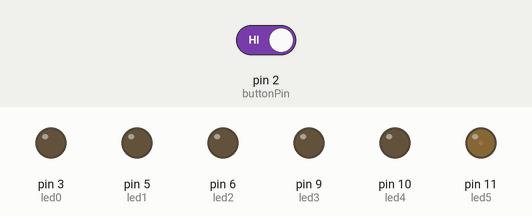
Recording of a sketch running on a simulated Arduino Uno, built with avr-gcc and run on an emulated ATmega328P. On the bench: output pins drawn as LEDs (lit = HIGH). Inputs (shaded band) come from the test bench; at power-on: pin 2 (buttonPin) HIGH.

Above: at 11.8 s.
11.9 s: pin 2 (buttonPin) driven LOW
At 12.4 s:
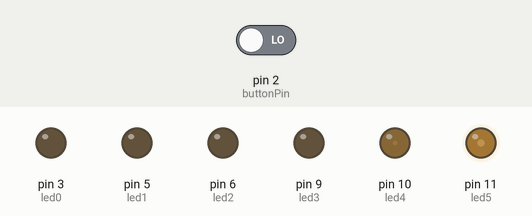
20.0 s: pin 2 (buttonPin) driven HIGH
At 20.4 s:
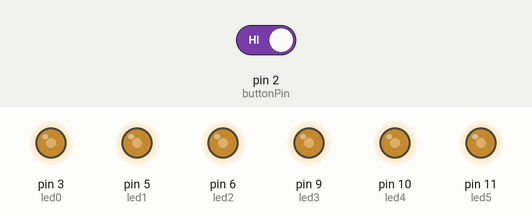
Timing chart, 0 to 32.1 s (numbered marks = the images above; inputs shaded):
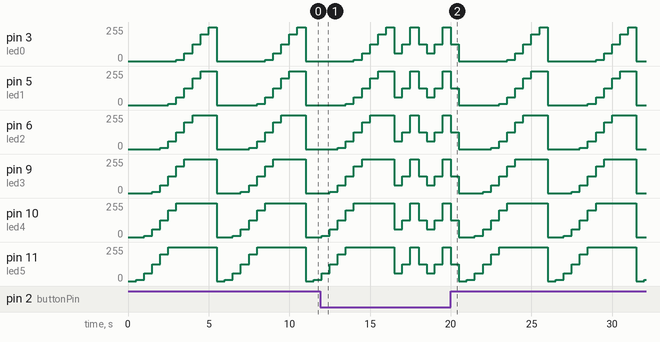

The sketch:

prog03.ino
```cpp
/**********************************************************************************
**                                                                               **
**                              Fade LEDs                                        **
**                                                                               **
**                                                                               **
**********************************************************************************/
//********** Includes *************************************************************


//********** Variables ************************************************************
const int led0 = 3;          // donar nom al pin 3 de l’Arduino
const int led1 = 5;          // donar nom al pin 5 de l’Arduino
const int led2 = 6;          // donar nom al pin 6 de l’Arduino
const int led3 = 9;          // donar nom al pin 9 de l’Arduino
const int led4 = 10;         // donar nom al pin 10 de l’Arduino
const int led5 = 11;         // donar nom al pin 11 de l’Arduino
int velocitat = 500;         // velocitat de l'acció en ms
const int buttonPin = 2;
int buttonState = 0;
//********** Setup ****************************************************************
void setup()
{
 pinMode(led0, OUTPUT);     // definir el pin 3 com una sortida
  pinMode(led1, OUTPUT);     // definir el pin 5 com una sortida
  pinMode(led2, OUTPUT);     // definir el pin 6 com una sortida
  pinMode(led3, OUTPUT);     // definir el pin 9 com una sortida
  pinMode(led4, OUTPUT);     // definir el pin 10 com una sortida
  pinMode(led5, OUTPUT);     // definir el pin 11 com una sortida
  pinMode(buttonPin, INPUT);
}


//********** Loop *****************************************************************
void loop()
{
  if (digitalRead(buttonPin) == 0)
  {
    analogWrite(led0, 60);     // posar PWM del pin 3 a 60
  analogWrite(led1, 60);     // posar PWM del pin 5 a 60
  analogWrite(led2, 60);     // posar PWM del pin 6 a 60
  analogWrite(led3, 60);     // posar PWM del pin 9 a 60
  analogWrite(led4, 60);     // posar PWM del pin 10 a 60
  analogWrite(led5, 60);     // posar PWM del pin 11 a 60

  delay(velocitat);          // es queden leds velocitat ms en aquest estat

  analogWrite(led0, 125);    // posar PWM del pin 3 a 125
  analogWrite(led1, 125);    // posar PWM del pin 5 a 125
  analogWrite(led2, 125);    // posar PWM del pin 6 a 125
  analogWrite(led3, 125);    // posar PWM del pin 9 a 125
  analogWrite(led4, 125);    // posar PWM del pin 10 a 125
  analogWrite(led5, 125);    // posar PWM del pin 11 a 125

  delay(velocitat);           // es queden leds velocitat ms en aquest estat

  analogWrite(led0, 255);    // posar PWM del pin 3 a 255
  analogWrite(led1, 255);    // posar PWM del pin 5 a 255
  analogWrite(led2, 255);    // posar PWM del pin 6 a 255
  analogWrite(led3, 255);    // posar PWM del pin 9 a 255
  analogWrite(led4, 255);    // posar PWM del pin 10 a 255
  analogWrite(led5, 255);    // posar PWM del pin 11 a 255

  delay(velocitat);           // es queden leds velocitat ms en aquest estat

  analogWrite(led0, 125);    // posar PWM del pin 3 a 125
  analogWrite(led1, 125);    // posar PWM del pin 5 a 125
  analogWrite(led2, 125);    // posar PWM del pin 6 a 125
  analogWrite(led3, 125);    // posar PWM del pin 9 a 125
  analogWrite(led4, 125);    // posar PWM del pin 10 a 125
  analogWrite(led5, 125);    // posar PWM del pin 11 a 125

  delay(velocitat);           // es queden leds velocitat ms en aquest estat

          }
          else
          {
  analogWrite(led0, 0);     // posar PWM del pin 3 a 60
  analogWrite(led1, 0);     // posar PWM del pin 5 a 60
  analogWrite(led2, 0);     // posar PWM del pin 6 a 60
  analogWrite(led3, 0);     // posar PWM del pin 9 a 60
  analogWrite(led4, 0);     // posar PWM del pin 10 a 60
  analogWrite(led5, 0);     // posar PWM del pin 11 a 60

  delay(velocitat);          // es queden leds velocitat ms en aquest estat

  analogWrite(led0, 0);    // posar PWM del pin 3 a 125
  analogWrite(led1, 0);    // posar PWM del pin 5 a 125
  analogWrite(led2, 0);    // posar PWM del pin 6 a 125
  analogWrite(led3, 0);    // posar PWM del pin 9 a 125
  analogWrite(led4, 0);    // posar PWM del pin 10 a 125
  analogWrite(led5, 10);    // posar PWM del pin 11 a 125

  delay(velocitat);           // es queden leds velocitat ms en aquest estat

  analogWrite(led0, 0);    // posar PWM del pin 3 a 255
  analogWrite(led1, 0);    // posar PWM del pin 5 a 255
  analogWrite(led2, 0);    // posar PWM del pin 6 a 255
  analogWrite(led3, 0);    // posar PWM del pin 9 a 255
  analogWrite(led4, 10);    // posar PWM del pin 10 a 255
  analogWrite(led5, 60);    // posar PWM del pin 11 a 255

  delay(velocitat);           // es queden leds velocitat ms en aquest estat

  analogWrite(led0, 0);    // posar PWM del pin 3 a 125
  analogWrite(led1, 0);    // posar PWM del pin 5 a 125
  analogWrite(led2, 0);    // posar PWM del pin 6 a 125
  analogWrite(led3, 10);    // posar PWM del pin 9 a 125
  analogWrite(led4, 60);    // posar PWM del pin 10 a 125
  analogWrite(led5, 125);    // posar PWM del pin 11 a 125

  delay(velocitat);           // es queden leds velocitat ms en aquest estat

  analogWrite(led0, 0);    // posar PWM del pin 3 a 125
  analogWrite(led1, 0);    // posar PWM del pin 5 a 125
  analogWrite(led2, 10);    // posar PWM del pin 6 a 125
  analogWrite(led3, 60);    // posar PWM del pin 9 a 125
  analogWrite(led4, 125);    // posar PWM del pin 10 a 125
  analogWrite(led5, 200);    // posar PWM del pin 11 a 125

  delay(velocitat);           // es queden leds velocitat ms en aquest estat

  analogWrite(led0, 0);    // posar PWM del pin 3 a 125
  analogWrite(led1, 10);    // posar PWM del pin 5 a 125
  analogWrite(led2, 60);    // posar PWM del pin 6 a 125
  analogWrite(led3, 125);    // posar PWM del pin 9 a 125
  analogWrite(led4, 200);    // posar PWM del pin 10 a 125
  analogWrite(led5, 255);    // posar PWM del pin 11 a 125

  delay(velocitat);           // es queden leds velocitat ms en aquest estat

  analogWrite(led0, 10);    // posar PWM del pin 3 a 125
  analogWrite(led1, 60);    // posar PWM del pin 5 a 125
  analogWrite(led2, 125);    // posar PWM del pin 6 a 125
  analogWrite(led3, 200);    // posar PWM del pin 9 a 125
  analogWrite(led4, 255);    // posar PWM del pin 10 a 125
  analogWrite(led5, 255);    // posar PWM del pin 11 a 125

  delay(velocitat);           // es queden leds velocitat ms en aquest estat

  analogWrite(led0, 60);    // posar PWM del pin 3 a 125
  analogWrite(led1, 125);    // posar PWM del pin 5 a 125
  analogWrite(led2, 200);    // posar PWM del pin 6 a 125
  analogWrite(led3, 255);    // posar PWM del pin 9 a 125
  analogWrite(led4, 255);    // posar PWM del pin 10 a 125
  analogWrite(led5, 255);    // posar PWM del pin 11 a 125

  delay(velocitat);           // es queden leds velocitat ms en aquest estat

  analogWrite(led0, 125);    // posar PWM del pin 3 a 125
  analogWrite(led1, 200);    // posar PWM del pin 5 a 125
  analogWrite(led2, 255);    // posar PWM del pin 6 a 125
  analogWrite(led3, 255);    // posar PWM del pin 9 a 125
  analogWrite(led4, 255);    // posar PWM del pin 10 a 125
  analogWrite(led5, 255);    // posar PWM del pin 11 a 125

  delay(velocitat);           // es queden leds velocitat ms en aquest estat

  analogWrite(led0, 200);    // posar PWM del pin 3 a 125
  analogWrite(led1, 255);    // posar PWM del pin 5 a 125
  analogWrite(led2, 255);    // posar PWM del pin 6 a 125
  analogWrite(led3, 255);    // posar PWM del pin 9 a 125
  analogWrite(led4, 255);    // posar PWM del pin 10 a 125
  analogWrite(led5, 255);    // posar PWM del pin 11 a 125

  delay(velocitat);           // es queden leds velocitat ms en aquest estat

  analogWrite(led0, 255);    // posar PWM del pin 3 a 125
  analogWrite(led1, 255);    // posar PWM del pin 5 a 125
  analogWrite(led2, 255);    // posar PWM del pin 6 a 125
  analogWrite(led3, 255);    // posar PWM del pin 9 a 125
  analogWrite(led4, 255);    // posar PWM del pin 10 a 125
  analogWrite(led5, 255);    // posar PWM del pin 11 a 125

  delay(velocitat);           // es queden leds velocitat ms en aquest estat

          }
 }
//********** Funcions *************************************************************
```

Measured:
- by itself, pin 3 (led0): repeats every 5.5 s: 0/255 3.0 s, 10/255 0.50 s, 60/255 0.50 s, 125/255 0.50 s, 200/255 0.50 s, 255/255 0.50 s
- by itself, pin 5 (led1): repeats every 5.5 s: 0/255 2.5 s, 10/255 0.50 s, 60/255 0.50 s, 125/255 0.50 s, 200/255 0.50 s, 255/255 1.0 s
- by itself, pin 6 (led2): repeats every 5.5 s: 0/255 2.0 s, 10/255 0.50 s, 60/255 0.50 s, 125/255 0.50 s, 200/255 0.50 s, 255/255 1.5 s
- by itself, pin 9 (led3): repeats every 5.5 s: 0/255 1.5 s, 10/255 0.50 s, 60/255 0.50 s, 125/255 0.50 s, 200/255 0.50 s, 255/255 2.0 s
- by itself, pin 10 (led4): repeats every 5.5 s: 0/255 1.0 s, 10/255 0.50 s, 60/255 0.50 s, 125/255 0.50 s, 200/255 0.50 s, 255/255 2.5 s
- by itself, pin 11 (led5): repeats every 5.5 s: 0/255 0.50 s, 10/255 0.50 s, 60/255 0.50 s, 125/255 0.50 s, 200/255 0.50 s, 255/255 3.0 s
